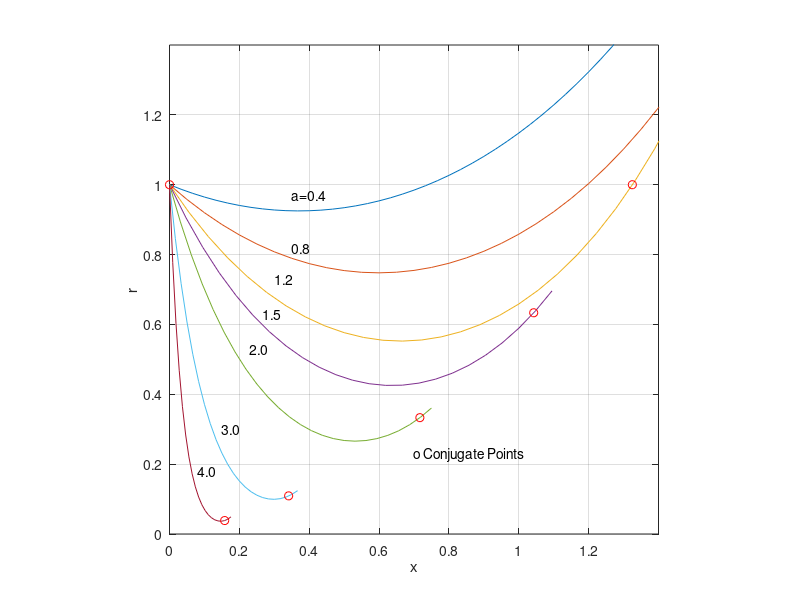

Write the MATLAB code that produced this figure.
% Script p8_7_8.m; conjugate points for min surface area 
% connecting two circular loops (see also Probs. 3.3.14 and 
% 10.3.1); r=cosh(x*cosha-a)/cosh(a) ==> r(0)=1; one-parameter
% family of curves (parameter=a);                7/95, 7/17/02
%
a=[.4 .8 1.2 1.5 2 3 4]; N=[45 30 27 24 25 23 20];
M=[30 20 18 21 32 60 108];
%
figure(1); clf; for i=1:7, c=cosh(a(i)); for j=1:N(i), 
 x(j)=(j-1)/M(i); r(j)=cosh(c*x(j)-a(i))/c; end
 plot(x,r); hold on; clear x r; end; grid; axis([0 1.4 0 1.4])
axis('square'); plot(1.3251,1,'ro',1.0427,.6334,'ro',.7168,.3331,...
 'ro',.3411,.1092,'ro',.1579,.0385,'ro',0,1,'ro'); hold off
xlabel('x'); ylabel('r'); text(.7,.23,'o Conjugate Points') 
text(.35,.97,'a=0.4'); text(.35,.82,'0.8'); text(.3,.73,'1.2')
text(.265,.63,'1.5'); text(.23,.53,'2.0'); text(.15,.3,'3.0')
text(.08,.18,'4.0')
